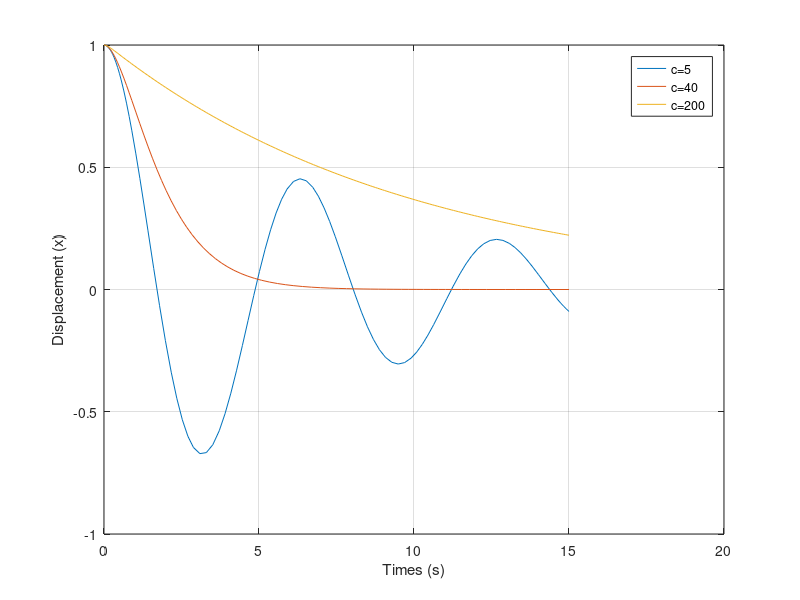

This figure's MATLAB source:
% Problem 22.15
clear all, clc
close all
% parameters
% Information for damping coefficient c.
% c(1):underdamped
% c(2):critically damped
% c(3):overdamped
m=20; k=20; c=[5 40 200];
h=0.25; tspan=[0 15]; initial=[0 1];

for i=1:length(c)
    dampode=@(t,x) [-c(i)/m*x(1)-k/m*x(2);x(1)];
    [t x]=ode45(dampode,tspan,initial);
    plot(t,x(:,2)); grid
    hold on
    xlabel('Times (s)'); ylabel('Displacement (x)');
end
legend('c=5','c=40','c=200')
hold off